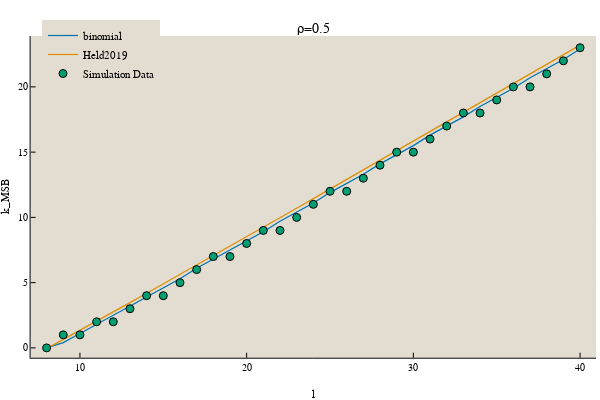

Source (notebook cell):
### Code cell
k_max_smooth, k_msb, Load_smooth, Load_msb = theoretical_smooth(0.5)
plot(8:40, k_max_smooth/10, ylabel="k_MSB", xlabel="l", label="binomial", legend=:topleft, title="ρ=0.5", titlefontsize=10)
plot!(8:40, k_msb, label="Held2019")
scatter!(8:40, [get_max(df, l, 0.5) for l in 8:40]./ 2, label="Simulation Data")

### Figure 1 — Plotly figure (JSON) as saved in the notebook; plotly's stock layout.template omitted (floating-point values rounded to 4 significant figures)
{"data": [{"colorbar": {"title": ""}, "legendgroup": "binomial", "line": {"color": "rgba(1, 115, 178, 1.000)", "dash": "solid", "shape": "linear", "width": 1.25}, "mode": "lines", "name": "binomial", "showlegend": true, "type": "scatter", "x": [8, 9, 10, 11, 12, 13, 14, 15, 16, 17, 18, 19, 20, 21, 22, 23, 24, 25, 26, 27, 28, 29, 30, 31, 32, 33, 34, 35, 36, 37, 38, 39, 40], "xaxis": "x1", "y": [0, 0.4, 1.1, 1.8, 2.5, 3.2, 3.9, 4.6, 5.3, 6.1, 6.8, 7.5, 8.2, 8.9, 9.7, 10.4, 11.1, 11.9, 12.6, 13.3, 14.1, 14.8, 15.5, 16.3, 17, 17.7, 18.5, 19.2, 19.9, 20.7, 21.4, 22.1, 22.9], "yaxis": "y1", "zmax": null, "zmin": null}, {"colorbar": {"title": ""}, "legendgroup": "Held2019", "line": {"color": "rgba(222, 143, 5, 1.000)", "dash": "solid", "shape": "linear", "width": 1.25}, "mode": "lines", "name": "Held2019", "showlegend": true, "type": "scatter", "x": [8, 9, 10, 11, 12, 13, 14, 15, 16, 17, 18, 19, 20, 21, 22, 23, 24, 25, 26, 27, 28, 29, 30, 31, 32, 33, 34, 35, 36, 37, 38, 39, 40], "xaxis": "x1", "y": [-0.05553, 0.6401, 1.341, 2.047, 2.757, 3.47, 4.186, 4.904, 5.624, 6.346, 7.069, 7.794, 8.52, 9.248, 9.976, 10.71, 11.44, 12.17, 12.9, 13.63, 14.36, 15.1, 15.83, 16.57, 17.3, 18.04, 18.77, 19.51, 20.25, 20.98, 21.72, 22.46, 23.2], "yaxis": "y1", "zmax": null, "zmin": null}, {"colorbar": {"title": ""}, "legendgroup": "Simulation Data", "marker": {"color": "rgba(2, 158, 115, 1.000)", "line": {"color": "rgba(0, 0, 0, 1.000)", "width": 1}, "size": 8, "symbol": "circle"}, "mode": "markers", "name": "Simulation Data", "showlegend": true, "type": "scatter", "x": [8, 9, 10, 11, 12, 13, 14, 15, 16, 17, 18, 19, 20, 21, 22, 23, 24, 25, 26, 27, 28, 29, 30, 31, 32, 33, 34, 35, 36, 37, 38, 39, 40], "xaxis": "x1", "y": [0, 1, 1, 2, 2, 3, 4, 4, 5, 6, 7, 7, 8, 9, 9, 10, 11, 12, 12, 13, 14, 15, 15, 16, 17, 18, 18, 19, 20, 20, 21, 22, 23], "yaxis": "y1", "zmax": null, "zmin": null}], "layout": {"annotations": [{"font": {"color": "rgba(0, 0, 0, 1.000)", "family": "Lucida Sans Unicode", "size": 14}, "rotation": 0, "showarrow": false, "text": "ρ=0.5", "x": 0.5222, "xanchor": "center", "xref": "paper", "y": 1, "yanchor": "top", "yref": "paper"}], "height": 400, "legend": {"bgcolor": "rgba(227, 220, 208, 1.000)", "bordercolor": "rgba(227, 220, 208, 1.000)", "borderwidth": 1, "font": {"color": "rgba(0, 0, 0, 1.000)", "family": "sans-serif", "size": 11}, "tracegroupgap": 0, "traceorder": "normal", "x": 0.07, "xanchor": "left", "y": 1, "yanchor": "top"}, "margin": {"b": 20, "l": 0, "r": 0, "t": 20}, "paper_bgcolor": "rgba(255, 255, 255, 1.000)", "plot_bgcolor": "rgba(227, 220, 208, 1.000)", "showlegend": true, "width": 600, "xaxis": {"anchor": "y1", "domain": [0.05101, 0.9934], "gridcolor": "rgba(255, 255, 255, 0.100)", "gridwidth": 0.5, "linecolor": "rgba(0, 0, 0, 1.000)", "mirror": false, "range": [7.04, 40.96], "showgrid": true, "showline": true, "showticklabels": true, "tickangle": 0, "tickcolor": "rgb(0, 0, 0)", "tickfont": {"color": "rgba(0, 0, 0, 1.000)", "family": "Lucida Sans Unicode", "size": 10}, "tickmode": "array", "ticks": "inside", "ticktext": ["10", "20", "30", "40"], "tickvals": [10, 20, 30, 40], "title": "l", "titlefont": {"color": "rgba(0, 0, 0, 1.000)", "family": "Lucida Sans Unicode", "size": 11}, "type": "-", "visible": true, "zeroline": false, "zerolinecolor": "rgba(0, 0, 0, 1.000)"}, "yaxis": {"anchor": "x1", "domain": [0.06193, 0.9554], "gridcolor": "rgba(255, 255, 255, 0.100)", "gridwidth": 0.5, "linecolor": "rgba(0, 0, 0, 1.000)", "mirror": false, "range": [-0.7531, 23.9], "showgrid": true, "showline": true, "showticklabels": true, "tickangle": 0, "tickcolor": "rgb(0, 0, 0)", "tickfont": {"color": "rgba(0, 0, 0, 1.000)", "family": "Lucida Sans Unicode", "size": 10}, "tickmode": "array", "ticks": "inside", "ticktext": ["0", "5", "10", "15", "20"], "tickvals": [0, 5, 10, 15, 20], "title": "k_MSB", "titlefont": {"color": "rgba(0, 0, 0, 1.000)", "family": "Lucida Sans Unicode", "size": 11}, "type": "-", "visible": true, "zeroline": false, "zerolinecolor": "rgba(0, 0, 0, 1.000)"}}}
